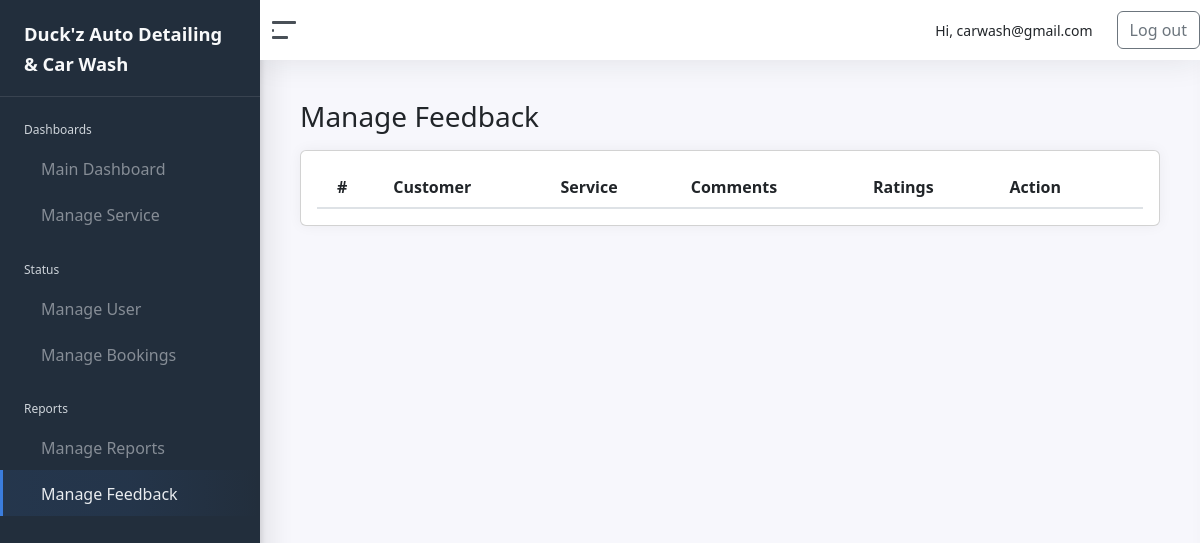
Page /admin/manage_feedback.php (signed in) on the earlier database version.
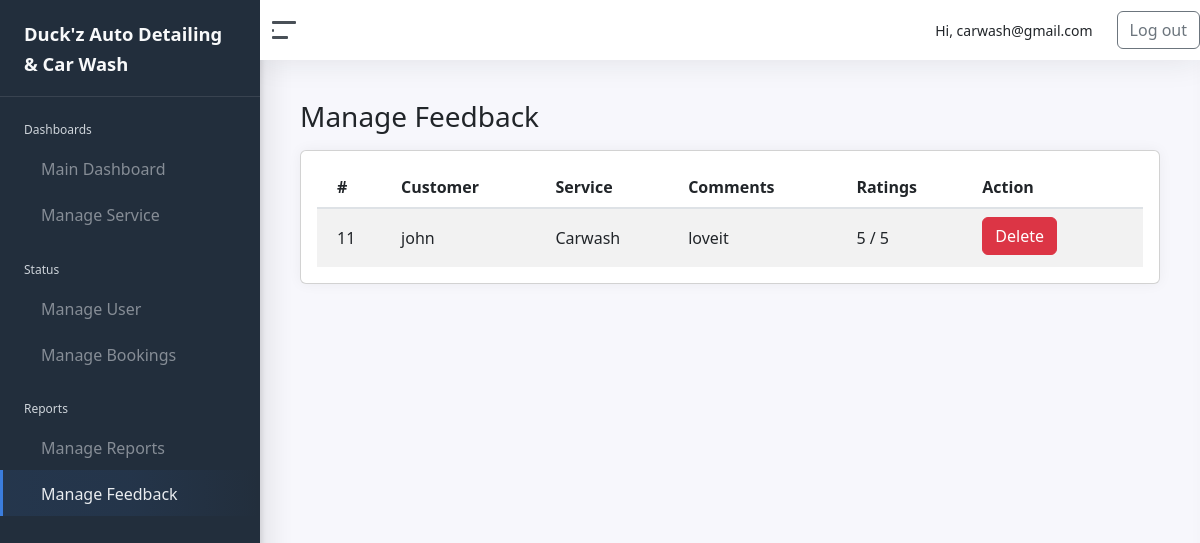
Same page on the later database version.
### tables this page shows
CREATE TABLE `feedback` (
  `FeedbackID` int(11) NOT NULL,
  `CustomerID` int(11) DEFAULT NULL,
  `ServiceID` int(11) DEFAULT NULL,
  `Comments` text DEFAULT NULL,
  `Ratings` int(11) DEFAULT NULL,
  `Response` text DEFAULT NULL
);

CREATE TABLE `customer` (
  `CustomerID` int(11) NOT NULL,
  `Username` varchar(50) NOT NULL,
  `EmailAddress` varchar(100) NOT NULL,
  `Age` int(11) DEFAULT NULL,
  `Password` varchar(255) NOT NULL,
  `ConfirmPassword` varchar(255) NOT NULL,
  `ProfilePicture` varchar(255) DEFAULT NULL,
  `ServiceID` int(11) DEFAULT NULL,
  `BookingDate` datetime DEFAULT NULL,
  `StatusID` int(11) DEFAULT 1,
  `is_google_user` tinyint(1) DEFAULT 0,
  `Status` enum('Active','Blocked') NOT NULL DEFAULT 'Active',
  `otp_code` varchar(6) DEFAULT NULL,
  `otp_expires_at` datetime DEFAULT NULL
);

CREATE TABLE `service` (
  `ServiceID` int(11) NOT NULL,
  `ServiceName` varchar(100) NOT NULL,
  `Description` text DEFAULT NULL,
  `ImagePath` varchar(255) DEFAULT NULL,
  `BasePrice` decimal(10,2) NOT NULL DEFAULT 0.00
);

### admin/manage_feedback.php (the view, shortened to what this page needs)
<?php
require_once '../connection/conn.php';
$sql = "SELECT f.FeedbackID, c.Username AS customer_name, s.ServiceName, f.Comments, f.Ratings, f.Response
        FROM feedback f
        JOIN customer c ON f.CustomerID = c.CustomerID
        LEFT JOIN service s ON f.ServiceID = s.ServiceID
        ORDER BY f.FeedbackID DESC";
$result = mysqli_query($conn, $sql);
?>
<!DOCTYPE html>
<html lang="en">
<?php include 'includes/head.php'; ?>
<body>
<div class="wrapper">
    <?php include 'includes/sidebar.php'; ?>
    <div class="main">
    <?php include 'includes/navbar.php'; ?>
        <main class="content">
            <div class="container-fluid p-0">
                <h1 class="h3 mb-3">Manage Feedback</h1>
                <div class="row">
                    <div class="col-12">
                        <div class="card">
                            <div class="card-body table-responsive">
                                <table class="table table-striped">
                                    <thead>
                                        <tr>
                                            <th>#</th>
                                            <th>Customer</th>
                                            <th>Service</th>
                                            <th>Comments</th>
                                            <th>Ratings</th>
                                            <th>Action</th>
                                        </tr>
                                    </thead>
                                    <tbody>
                                    <?php while ($row = mysqli_fetch_assoc($result)): ?>
                                        <tr>
                                            <td><?= htmlspecialchars($row['FeedbackID']) ?></td>
                                            <td><?= htmlspecialchars($row['customer_name']) ?></td>
                                            <td><?= htmlspecialchars($row['ServiceName'] ?? 'N/A') ?></td>
                                            <td class="comments-column"><?= htmlspecialchars($row['Comments']) ?></td>
                                            <td><?= htmlspecialchars($row['Ratings']) ?> / 5</td>
                                            <td>
                                                <button class="btn btn-danger mb-1"
                                                        onclick="openDeleteModal(<?= $row['FeedbackID'] ?>)">
                                                    Delete
                                                </button>
                                            </td>
                                        </tr>
                                    <?php endwhile; ?>
                                    </tbody>
                                </table>
                            </div>
                        </div>
                    </div>
                </div>
            </div>
        </main>
    </div>
</div>
</body>
</html>

Differences in the rows shown:
added feedback: FeedbackID "11", CustomerID.Username "john", ServiceID.ServiceName "Carwash", Comments "loveit", Ratings "5"
